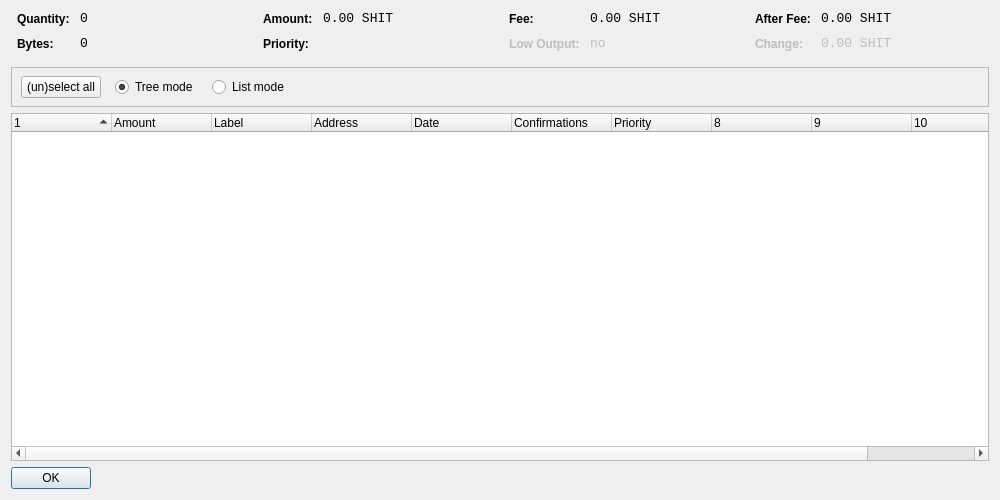
<?xml version="1.0" encoding="UTF-8"?>
<ui version="4.0">
 <class>CoinControlDialog</class>
 <widget class="QDialog" name="CoinControlDialog">
  <property name="geometry">
   <rect>
    <x>0</x>
    <y>0</y>
    <width>1000</width>
    <height>500</height>
   </rect>
  </property>
  <property name="windowTitle">
   <string>Coin Control</string>
  </property>
  <layout class="QVBoxLayout" name="verticalLayout">
   <item>
    <layout class="QHBoxLayout" name="horizontalLayoutTop" stretch="0,0,0,0">
     <property name="topMargin">
      <number>0</number>
     </property>
     <property name="bottomMargin">
      <number>10</number>
     </property>
     <item>
      <layout class="QFormLayout" name="formLayoutCoinControl1">
       <property name="horizontalSpacing">
        <number>10</number>
       </property>
       <property name="verticalSpacing">
        <number>10</number>
       </property>
       <property name="leftMargin">
        <number>6</number>
       </property>
       <property name="rightMargin">
        <number>6</number>
       </property>
       <item row="0" column="0">
        <widget class="QLabel" name="labelCoinControlQuantityText">
         <property name="styleSheet">
          <string notr="true">font-weight:bold;</string>
         </property>
         <property name="text">
          <string>Quantity:</string>
         </property>
        </widget>
       </item>
       <item row="0" column="1">
        <widget class="QLabel" name="labelCoinControlQuantity">
         <property name="font">
          <font>
           <family>Monospace</family>
           <pointsize>10</pointsize>
          </font>
         </property>
         <property name="cursor">
          <cursorShape>IBeamCursor</cursorShape>
         </property>
         <property name="contextMenuPolicy">
          <enum>Qt::ActionsContextMenu</enum>
         </property>
         <property name="text">
          <string notr="true">0</string>
         </property>
         <property name="textInteractionFlags">
          <set>Qt::LinksAccessibleByMouse|Qt::TextSelectableByKeyboard|Qt::TextSelectableByMouse</set>
         </property>
        </widget>
       </item>
       <item row="1" column="0">
        <widget class="QLabel" name="labelCoinControlBytesText">
         <property name="styleSheet">
          <string notr="true">font-weight:bold;</string>
         </property>
         <property name="text">
          <string>Bytes:</string>
         </property>
        </widget>
       </item>
       <item row="1" column="1">
        <widget class="QLabel" name="labelCoinControlBytes">
         <property name="font">
          <font>
           <family>Monospace</family>
           <pointsize>10</pointsize>
          </font>
         </property>
         <property name="cursor">
          <cursorShape>IBeamCursor</cursorShape>
         </property>
         <property name="contextMenuPolicy">
          <enum>Qt::ActionsContextMenu</enum>
         </property>
         <property name="text">
          <string notr="true">0</string>
         </property>
         <property name="textInteractionFlags">
          <set>Qt::LinksAccessibleByMouse|Qt::TextSelectableByKeyboard|Qt::TextSelectableByMouse</set>
         </property>
        </widget>
       </item>
      </layout>
     </item>
     <item>
      <layout class="QFormLayout" name="formLayoutCoinControl2">
       <property name="horizontalSpacing">
        <number>10</number>
       </property>
       <property name="verticalSpacing">
        <number>10</number>
       </property>
       <property name="leftMargin">
        <number>6</number>
       </property>
       <property name="rightMargin">
        <number>6</number>
       </property>
       <item row="0" column="0">
        <widget class="QLabel" name="labelCoinControlAmountText">
         <property name="styleSheet">
          <string notr="true">font-weight:bold;</string>
         </property>
         <property name="text">
          <string>Amount:</string>
         </property>
        </widget>
       </item>
       <item row="0" column="1">
        <widget class="QLabel" name="labelCoinControlAmount">
         <property name="font">
          <font>
           <family>Monospace</family>
           <pointsize>10</pointsize>
          </font>
         </property>
         <property name="cursor">
          <cursorShape>IBeamCursor</cursorShape>
         </property>
         <property name="contextMenuPolicy">
          <enum>Qt::ActionsContextMenu</enum>
         </property>
         <property name="text">
          <string notr="true">0.00 SHIT</string>
         </property>
         <property name="textInteractionFlags">
          <set>Qt::LinksAccessibleByMouse|Qt::TextSelectableByKeyboard|Qt::TextSelectableByMouse</set>
         </property>
        </widget>
       </item>
       <item row="1" column="0">
        <widget class="QLabel" name="labelCoinControlPriorityText">
         <property name="styleSheet">
          <string notr="true">font-weight:bold;</string>
         </property>
         <property name="text">
          <string>Priority:</string>
         </property>
        </widget>
       </item>
       <item row="1" column="1">
        <widget class="QLabel" name="labelCoinControlPriority">
         <property name="font">
          <font>
           <family>Monospace</family>
           <pointsize>10</pointsize>
          </font>
         </property>
         <property name="cursor">
          <cursorShape>IBeamCursor</cursorShape>
         </property>
         <property name="contextMenuPolicy">
          <enum>Qt::ActionsContextMenu</enum>
         </property>
         <property name="text">
          <string/>
         </property>
         <property name="textInteractionFlags">
          <set>Qt::LinksAccessibleByMouse|Qt::TextSelectableByKeyboard|Qt::TextSelectableByMouse</set>
         </property>
        </widget>
       </item>
      </layout>
     </item>
     <item>
      <layout class="QFormLayout" name="formLayoutCoinControl3">
       <property name="horizontalSpacing">
        <number>10</number>
       </property>
       <property name="verticalSpacing">
        <number>10</number>
       </property>
       <property name="leftMargin">
        <number>6</number>
       </property>
       <property name="rightMargin">
        <number>6</number>
       </property>
       <item row="0" column="0">
        <widget class="QLabel" name="labelCoinControlFeeText">
         <property name="styleSheet">
          <string notr="true">font-weight:bold;</string>
         </property>
         <property name="text">
          <string>Fee:</string>
         </property>
        </widget>
       </item>
       <item row="0" column="1">
        <widget class="QLabel" name="labelCoinControlFee">
         <property name="font">
          <font>
           <family>Monospace</family>
           <pointsize>10</pointsize>
          </font>
         </property>
         <property name="cursor">
          <cursorShape>IBeamCursor</cursorShape>
         </property>
         <property name="contextMenuPolicy">
          <enum>Qt::ActionsContextMenu</enum>
         </property>
         <property name="text">
          <string notr="true">0.00 SHIT</string>
         </property>
         <property name="textInteractionFlags">
          <set>Qt::LinksAccessibleByMouse|Qt::TextSelectableByKeyboard|Qt::TextSelectableByMouse</set>
         </property>
        </widget>
       </item>
       <item row="1" column="0">
        <widget class="QLabel" name="labelCoinControlLowOutputText">
         <property name="enabled">
          <bool>false</bool>
         </property>
         <property name="styleSheet">
          <string notr="true">font-weight:bold;</string>
         </property>
         <property name="text">
          <string>Low Output:</string>
         </property>
        </widget>
       </item>
       <item row="1" column="1">
        <widget class="QLabel" name="labelCoinControlLowOutput">
         <property name="enabled">
          <bool>false</bool>
         </property>
         <property name="font">
          <font>
           <family>Monospace</family>
           <pointsize>10</pointsize>
          </font>
         </property>
         <property name="cursor">
          <cursorShape>IBeamCursor</cursorShape>
         </property>
         <property name="contextMenuPolicy">
          <enum>Qt::ActionsContextMenu</enum>
         </property>
         <property name="text">
          <string notr="true">no</string>
         </property>
         <property name="textInteractionFlags">
          <set>Qt::LinksAccessibleByMouse|Qt::TextSelectableByKeyboard|Qt::TextSelectableByMouse</set>
         </property>
        </widget>
       </item>
      </layout>
     </item>
     <item>
      <layout class="QFormLayout" name="formLayoutCoinControl4">
       <property name="horizontalSpacing">
        <number>10</number>
       </property>
       <property name="verticalSpacing">
        <number>10</number>
       </property>
       <property name="leftMargin">
        <number>6</number>
       </property>
       <property name="rightMargin">
        <number>6</number>
       </property>
       <item row="0" column="0">
        <widget class="QLabel" name="labelCoinControlAfterFeeText">
         <property name="styleSheet">
          <string notr="true">font-weight:bold;</string>
         </property>
         <property name="text">
          <string>After Fee:</string>
         </property>
        </widget>
       </item>
       <item row="0" column="1">
        <widget class="QLabel" name="labelCoinControlAfterFee">
         <property name="font">
          <font>
           <family>Monospace</family>
           <pointsize>10</pointsize>
          </font>
         </property>
         <property name="cursor">
          <cursorShape>IBeamCursor</cursorShape>
         </property>
         <property name="contextMenuPolicy">
          <enum>Qt::ActionsContextMenu</enum>
         </property>
         <property name="text">
          <string notr="true">0.00 SHIT</string>
         </property>
         <property name="textInteractionFlags">
          <set>Qt::LinksAccessibleByMouse|Qt::TextSelectableByKeyboard|Qt::TextSelectableByMouse</set>
         </property>
        </widget>
       </item>
       <item row="1" column="0">
        <widget class="QLabel" name="labelCoinControlChangeText">
         <property name="enabled">
          <bool>false</bool>
         </property>
         <property name="styleSheet">
          <string notr="true">font-weight:bold;</string>
         </property>
         <property name="text">
          <string>Change:</string>
         </property>
        </widget>
       </item>
       <item row="1" column="1">
        <widget class="QLabel" name="labelCoinControlChange">
         <property name="enabled">
          <bool>false</bool>
         </property>
         <property name="font">
          <font>
           <family>Monospace</family>
           <pointsize>10</pointsize>
          </font>
         </property>
         <property name="cursor">
          <cursorShape>IBeamCursor</cursorShape>
         </property>
         <property name="contextMenuPolicy">
          <enum>Qt::ActionsContextMenu</enum>
         </property>
         <property name="text">
          <string notr="true">0.00 SHIT</string>
         </property>
         <property name="textInteractionFlags">
          <set>Qt::LinksAccessibleByMouse|Qt::TextSelectableByKeyboard|Qt::TextSelectableByMouse</set>
         </property>
        </widget>
       </item>
      </layout>
     </item>
    </layout>
   </item>
   <item>
    <widget class="QFrame" name="frame">
     <property name="minimumSize">
      <size>
       <width>0</width>
       <height>40</height>
      </size>
     </property>
     <property name="frameShape">
      <enum>QFrame::StyledPanel</enum>
     </property>
     <property name="frameShadow">
      <enum>QFrame::Sunken</enum>
     </property>
     <widget class="QWidget" name="horizontalLayoutWidget">
      <property name="geometry">
       <rect>
        <x>10</x>
        <y>0</y>
        <width>781</width>
        <height>41</height>
       </rect>
      </property>
      <layout class="QHBoxLayout" name="horizontalLayoutPanel" stretch="0,0,0,0,0">
       <property name="spacing">
        <number>14</number>
       </property>
       <item>
        <widget class="QPushButton" name="pushButtonSelectAll">
         <property name="sizePolicy">
          <sizepolicy hsizetype="Maximum" vsizetype="Fixed">
           <horstretch>0</horstretch>
           <verstretch>0</verstretch>
          </sizepolicy>
         </property>
         <property name="text">
          <string>(un)select all</string>
         </property>
        </widget>
       </item>
       <item>
        <widget class="QRadioButton" name="radioTreeMode">
         <property name="sizePolicy">
          <sizepolicy hsizetype="Maximum" vsizetype="Fixed">
           <horstretch>0</horstretch>
           <verstretch>0</verstretch>
          </sizepolicy>
         </property>
         <property name="text">
          <string>Tree mode</string>
         </property>
         <property name="checked">
          <bool>true</bool>
         </property>
        </widget>
       </item>
       <item>
        <widget class="QRadioButton" name="radioListMode">
         <property name="sizePolicy">
          <sizepolicy hsizetype="Maximum" vsizetype="Fixed">
           <horstretch>0</horstretch>
           <verstretch>0</verstretch>
          </sizepolicy>
         </property>
         <property name="text">
          <string>List mode</string>
         </property>
        </widget>
       </item>
       <item>
        <spacer name="horizontalSpacer">
         <property name="orientation">
          <enum>Qt::Horizontal</enum>
         </property>
         <property name="sizeHint" stdset="0">
          <size>
           <width>40</width>
           <height>20</height>
          </size>
         </property>
        </spacer>
       </item>
      </layout>
     </widget>
    </widget>
   </item>
   <item>
    <widget class="CoinControlTreeWidget" name="treeWidget">
     <property name="contextMenuPolicy">
      <enum>Qt::CustomContextMenu</enum>
     </property>
     <property name="sortingEnabled">
      <bool>false</bool>
     </property>
     <property name="columnCount">
      <number>11</number>
     </property>
     <attribute name="headerShowSortIndicator" stdset="0">
      <bool>true</bool>
     </attribute>
     <attribute name="headerStretchLastSection">
      <bool>false</bool>
     </attribute>
     <column>
      <property name="text">
       <string/>
      </property>
     </column>
     <column>
      <property name="text">
       <string>Amount</string>
      </property>
     </column>
     <column>
      <property name="text">
       <string>Label</string>
      </property>
     </column>
     <column>
      <property name="text">
       <string>Address</string>
      </property>
     </column>
     <column>
      <property name="text">
       <string>Date</string>
      </property>
     </column>
     <column>
      <property name="text">
       <string>Confirmations</string>
      </property>
      <property name="toolTip">
       <string>Confirmed</string>
      </property>
     </column>
     <column>
      <property name="text">
       <string>Priority</string>
      </property>
     </column>
     <column>
      <property name="text">
       <string/>
      </property>
     </column>
     <column>
      <property name="text">
       <string/>
      </property>
     </column>
     <column>
      <property name="text">
       <string/>
      </property>
     </column>
     <column>
      <property name="text">
       <string/>
      </property>
     </column>
    </widget>
   </item>
   <item>
    <widget class="QDialogButtonBox" name="buttonBox">
     <property name="sizePolicy">
      <sizepolicy hsizetype="Maximum" vsizetype="Fixed">
       <horstretch>0</horstretch>
       <verstretch>0</verstretch>
      </sizepolicy>
     </property>
     <property name="orientation">
      <enum>Qt::Horizontal</enum>
     </property>
     <property name="standardButtons">
      <set>QDialogButtonBox::Ok</set>
     </property>
    </widget>
   </item>
  </layout>
 </widget>
 <customwidgets>
  <customwidget>
   <class>CoinControlTreeWidget</class>
   <extends>QTreeWidget</extends>
   <header>coincontroltreewidget.h</header>
  </customwidget>
 </customwidgets>
 <resources/>
 <connections/>
</ui>
